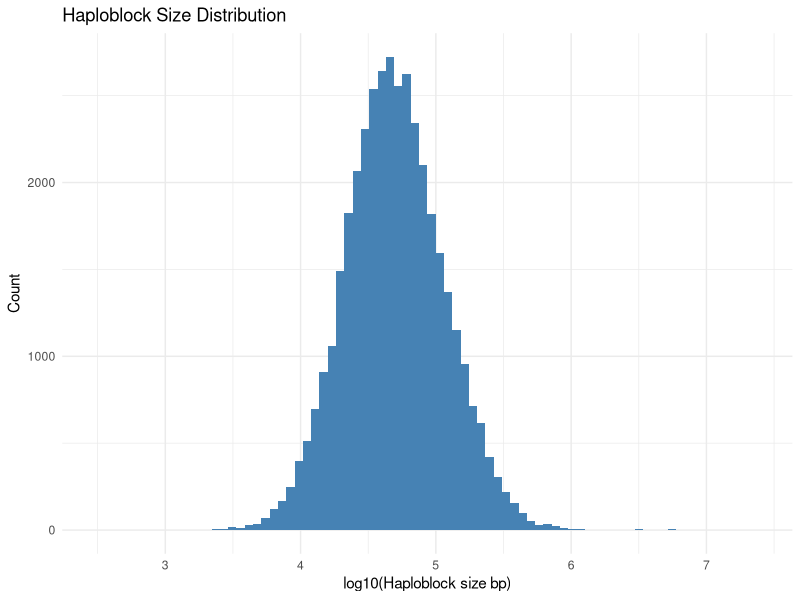
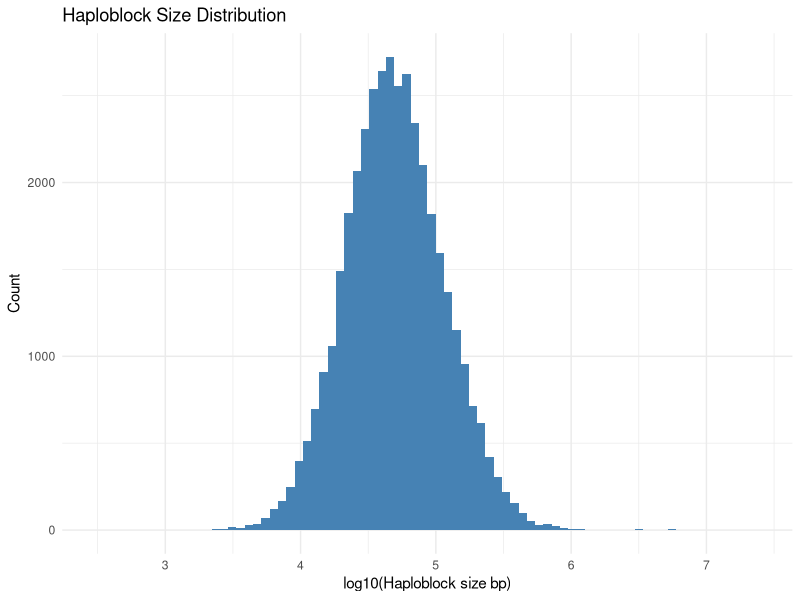
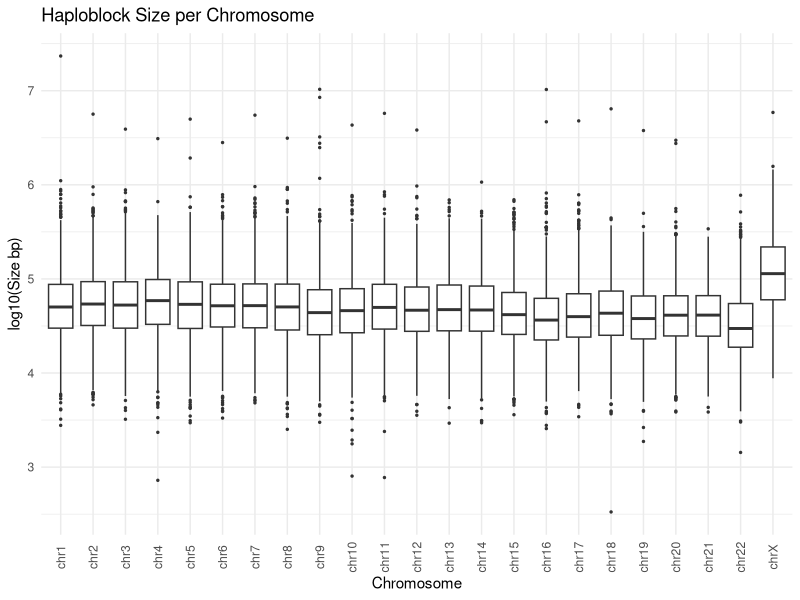
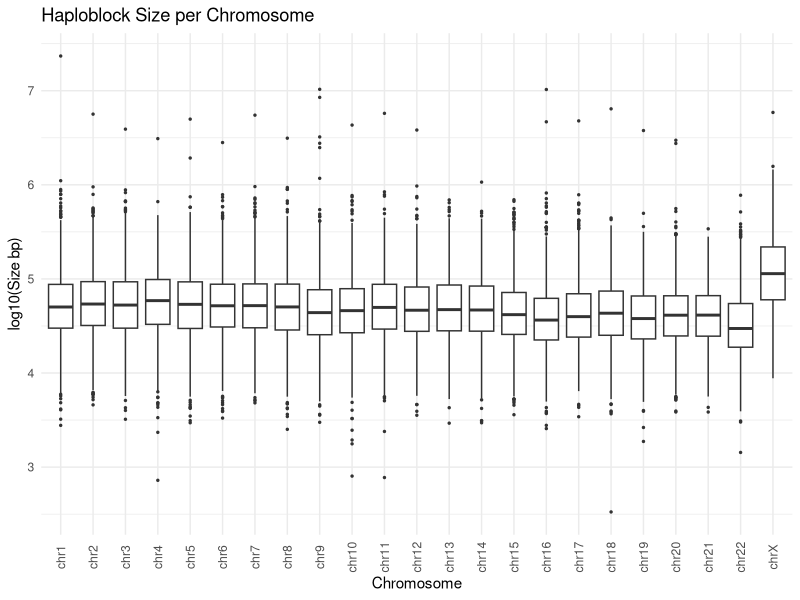
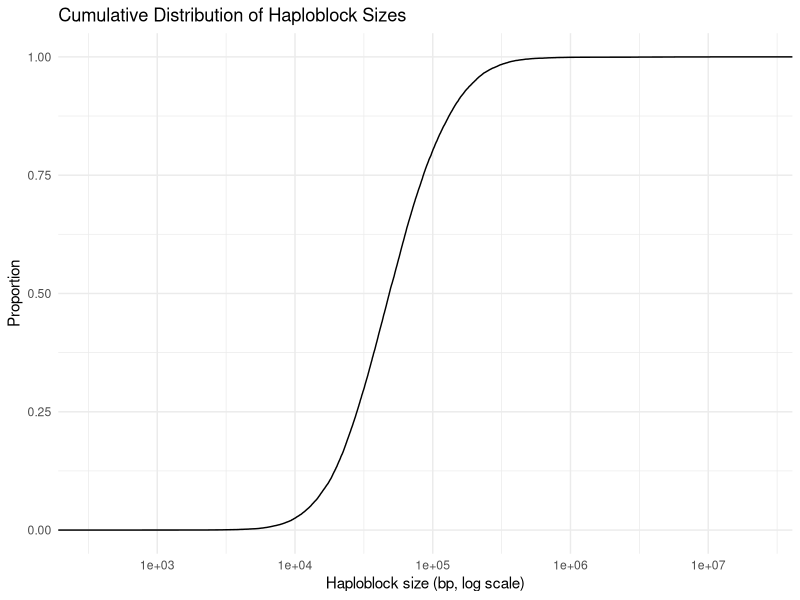
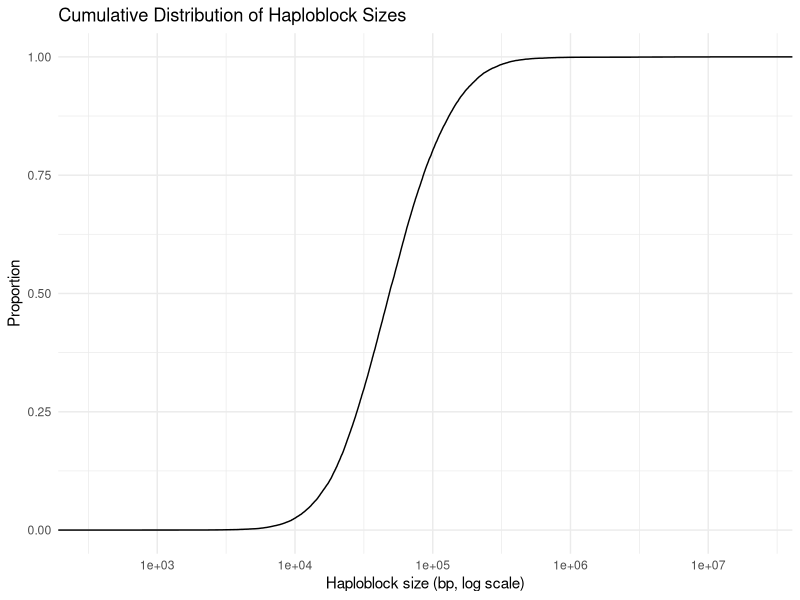
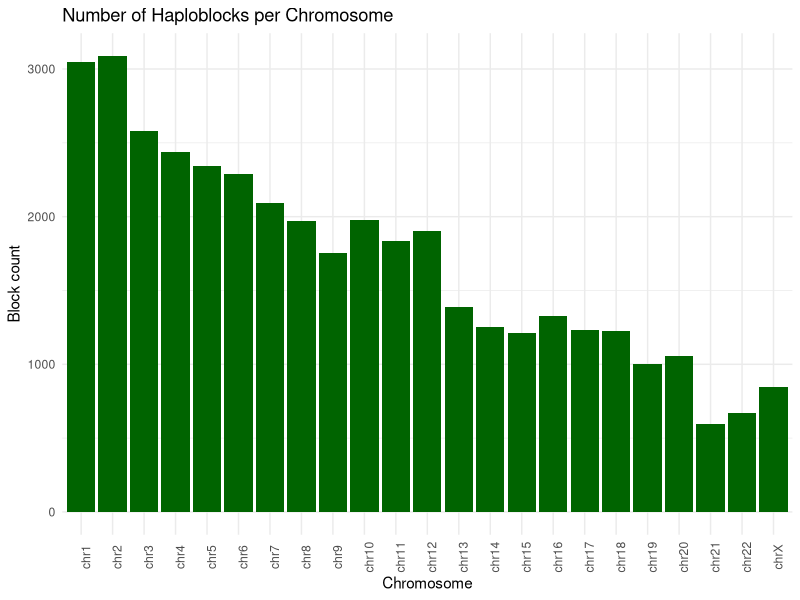
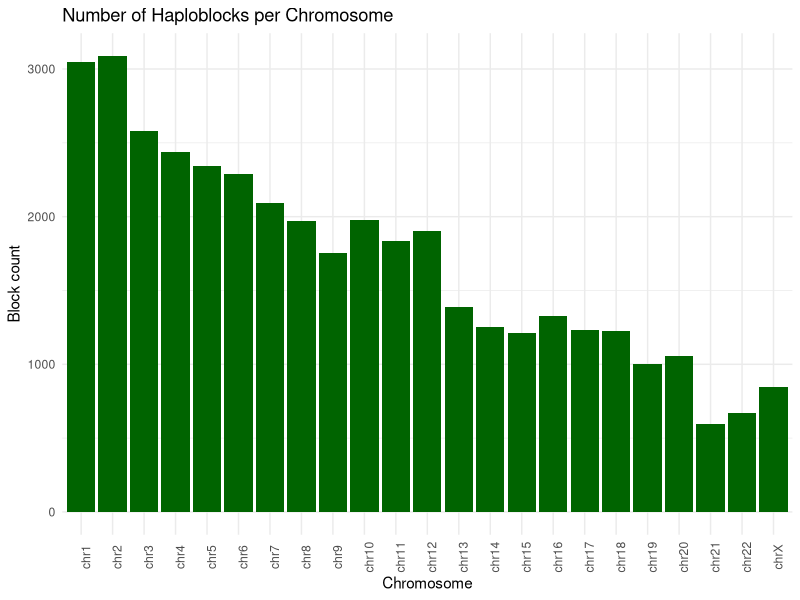

Recreate these plots in R, in order.
# =========================

# Haploblock QC Analysis

# =========================

library(ggplot2)
library(dplyr)
library(readr)
library(scales)

# -------------------------

# Load data

# -------------------------

df <- read.table("combined_haploblocks_clean.tsv",
header = FALSE,
sep = "\t",
stringsAsFactors = FALSE)

colnames(df) <- c("CHR", "START", "END", "SIZE")


# -------------------------
# Basic transforms
# -------------------------

df$CHR <- factor(df$CHR,
                 levels = unique(df$CHR[order(as.numeric(gsub("chr", "", df$CHR)))]))

df <- df %>%
  mutate(
    LOG_SIZE = log10(SIZE)
  )


dir.create("figures", showWarnings = FALSE)

# =========================

# 1. Global size distribution

# =========================

p1 <- ggplot(df, aes(LOG_SIZE)) +
geom_histogram(bins = 80, fill = "steelblue") +
theme_minimal() +
labs(title = "Haploblock Size Distribution",
x = "log10(Haploblock size bp)",
y = "Count")

ggsave("figures/01_size_distribution.pdf", p1, width = 8, height = 5)
ggsave("figures/01_size_distribution.png", p1, width = 8, height = 5, dpi = 300)


# =========================

# 2. Chromosome boxplot

# =========================

p2 <- ggplot(df, aes(x = CHR, y = LOG_SIZE)) +
geom_boxplot(outlier.size = 0.5) +
theme_minimal() +
theme(axis.text.x = element_text(angle = 90, vjust = 0.5)) +
labs(title = "Haploblock Size per Chromosome",
x = "Chromosome",
y = "log10(Size bp)")

ggsave("figures/02_chr_boxplot.pdf", p2, width = 10, height = 5)
ggsave("figures/02_chr_boxplot.png", p2, width = 10, height = 5, dpi = 300)


# =========================

# 3. ECDF (cumulative distribution)

# =========================

p3 <- ggplot(df, aes(SIZE)) +
stat_ecdf(geom = "step") +
scale_x_log10() +
theme_minimal() +
labs(title = "Cumulative Distribution of Haploblock Sizes",
x = "Haploblock size (bp, log scale)",
y = "Proportion")

ggsave("figures/03_ecdf.pdf", p3, width = 8, height = 5)
ggsave("figures/03_ecdf.png", p3, width = 8, height = 5, dpi = 300)

# =========================

# 4. Blocks per chromosome (density proxy)

# =========================

chr_counts <- df %>%
group_by(CHR) %>%
summarise(N_BLOCKS = n()) %>%
arrange(CHR)

p4 <- ggplot(chr_counts, aes(x = CHR, y = N_BLOCKS)) +
geom_bar(stat = "identity", fill = "darkgreen") +
theme_minimal() +
theme(axis.text.x = element_text(angle = 90)) +
labs(title = "Number of Haploblocks per Chromosome",
x = "Chromosome",
y = "Block count")

ggsave("figures/04_blocks_per_chr.pdf", p4, width = 10, height = 5)
ggsave("figures/04_blocks_per_chr.png", p4, width = 10, height = 5, dpi = 300)


# =========================

# 5. Mean size per chromosome

# =========================

chr_mean <- df %>%
group_by(CHR) %>%
summarise(MEAN_SIZE = mean(SIZE))

p5 <- ggplot(chr_mean, aes(x = CHR, y = MEAN_SIZE)) +
geom_bar(stat = "identity", fill = "purple") +
theme_minimal() +
theme(axis.text.x = element_text(angle = 90)) +
scale_y_log10() +
labs(title = "Mean Haploblock Size per Chromosome",
x = "Chromosome",
y = "Mean size (bp, log scale)")

ggsave("figures/05_mean_size_chr.pdf", p5, width = 10, height = 5)
ggsave("figures/05_mean_size_chr.png", p5, width = 10, height = 5, dpi = 300)


# =========================

# 6. Size vs position (genome structure)

# =========================

p6 <- ggplot(df, aes(x = START, y = SIZE)) +
geom_point(alpha = 0.3, size = 0.5) +
facet_wrap(~CHR, scales = "free_x") +
scale_y_log10() +
theme_minimal() +
labs(title = "Haploblock Size vs Genomic Position",
x = "Position",
y = "Size (bp, log scale)")

ggsave("figures/06_size_vs_position.pdf", p6, width = 12, height = 8)
ggsave("figures/06_size_vs_position.png", p6, width = 12, height = 8, dpi = 300)


# =========================

# 7. Density (blocks per Mb)

# =========================

chr_density <- df %>%
group_by(CHR) %>%
summarise(DENSITY = n() / (max(END) / 1e6))

p7 <- ggplot(chr_density, aes(x = CHR, y = DENSITY)) +
geom_bar(stat = "identity", fill = "orange") +
theme_minimal() +
theme(axis.text.x = element_text(angle = 90)) +
labs(title = "Haploblock Density per Chromosome",
x = "Chromosome",
y = "Blocks per Mb")

ggsave("figures/07_density.pdf", p7, width = 10, height = 5)
ggsave("figures/07_density.png", p7, width = 10, height = 5, dpi = 300)

# =========================

# Done

# =========================

print("All figures saved in /figures/")
